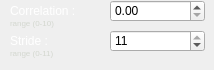
                       <widget class="QWidget" name="method2">
                        <widget class="QLabel" name="label_47">
                         <property name="geometry">
                          <rect>
                           <x>10</x>
                           <y>30</y>
                           <width>95</width>
                           <height>22</height>
                          </rect>
                         </property>
                         <property name="text">
                          <string>&lt;html&gt;&lt;head/&gt;&lt;body&gt;&lt;p&gt;&lt;span style=&quot; color:#ffffff;&quot;&gt;Stride :&lt;/span&gt;&lt;/p&gt;&lt;/body&gt;&lt;/html&gt;</string>
                         </property>
                        </widget>
                        <widget class="QLabel" name="label_48">
                         <property name="geometry">
                          <rect>
                           <x>10</x>
                           <y>0</y>
                           <width>95</width>
                           <height>22</height>
                          </rect>
                         </property>
                         <property name="text">
                          <string>&lt;html&gt;&lt;head/&gt;&lt;body&gt;&lt;p&gt;&lt;span style=&quot; color:#ffffff;&quot;&gt;Correlation :&lt;/span&gt;&lt;/p&gt;&lt;/body&gt;&lt;/html&gt;</string>
                         </property>
                        </widget>
                        <widget class="QDoubleSpinBox" name="txtRedCorrelation">
                         <property name="geometry">
                          <rect>
                           <x>110</x>
                           <y>0</y>
                           <width>95</width>
                           <height>22</height>
                          </rect>
                         </property>
                         <property name="maximum">
                          <double>10.000000000000000</double>
                         </property>
                        </widget>
                        <widget class="QSpinBox" name="txtRedStride">
                         <property name="geometry">
                          <rect>
                           <x>110</x>
                           <y>30</y>
                           <width>95</width>
                           <height>22</height>
                          </rect>
                         </property>
                         <property name="maximum">
                          <number>11</number>
                         </property>
                         <property name="value">
                          <number>11</number>
                         </property>
                        </widget>
                        <widget class="QLabel" name="label_61">
                         <property name="geometry">
                          <rect>
                           <x>10</x>
                           <y>45</y>
                           <width>95</width>
                           <height>16</height>
                          </rect>
                         </property>
                         <property name="autoFillBackground">
                          <bool>false</bool>
                         </property>
                         <property name="styleSheet">
                          <string notr="true">.QLabel{
background-color: rgba(0,0,0,0);
}</string>
                         </property>
                         <property name="text">
                          <string>&lt;html&gt;&lt;head/&gt;&lt;body&gt;&lt;p&gt;&lt;span style=&quot; font-size:6pt; color:#d3d7cf;&quot;&gt;range (0-11)&lt;/span&gt;&lt;/p&gt;&lt;/body&gt;&lt;/html&gt;</string>
                         </property>
                        </widget>
                        <widget class="QLabel" name="label_62">
                         <property name="geometry">
                          <rect>
                           <x>10</x>
                           <y>15</y>
                           <width>95</width>
                           <height>16</height>
                          </rect>
                         </property>
                         <property name="autoFillBackground">
                          <bool>false</bool>
                         </property>
                         <property name="styleSheet">
                          <string notr="true">.QLabel{
background-color: rgba(0,0,0,0);
}</string>
                         </property>
                         <property name="text">
                          <string>&lt;html&gt;&lt;head/&gt;&lt;body&gt;&lt;p&gt;&lt;span style=&quot; font-size:6pt; color:#d3d7cf;&quot;&gt;range (0-10)&lt;/span&gt;&lt;/p&gt;&lt;/body&gt;&lt;/html&gt;</string>
                         </property>
                        </widget>
                       </widget>
